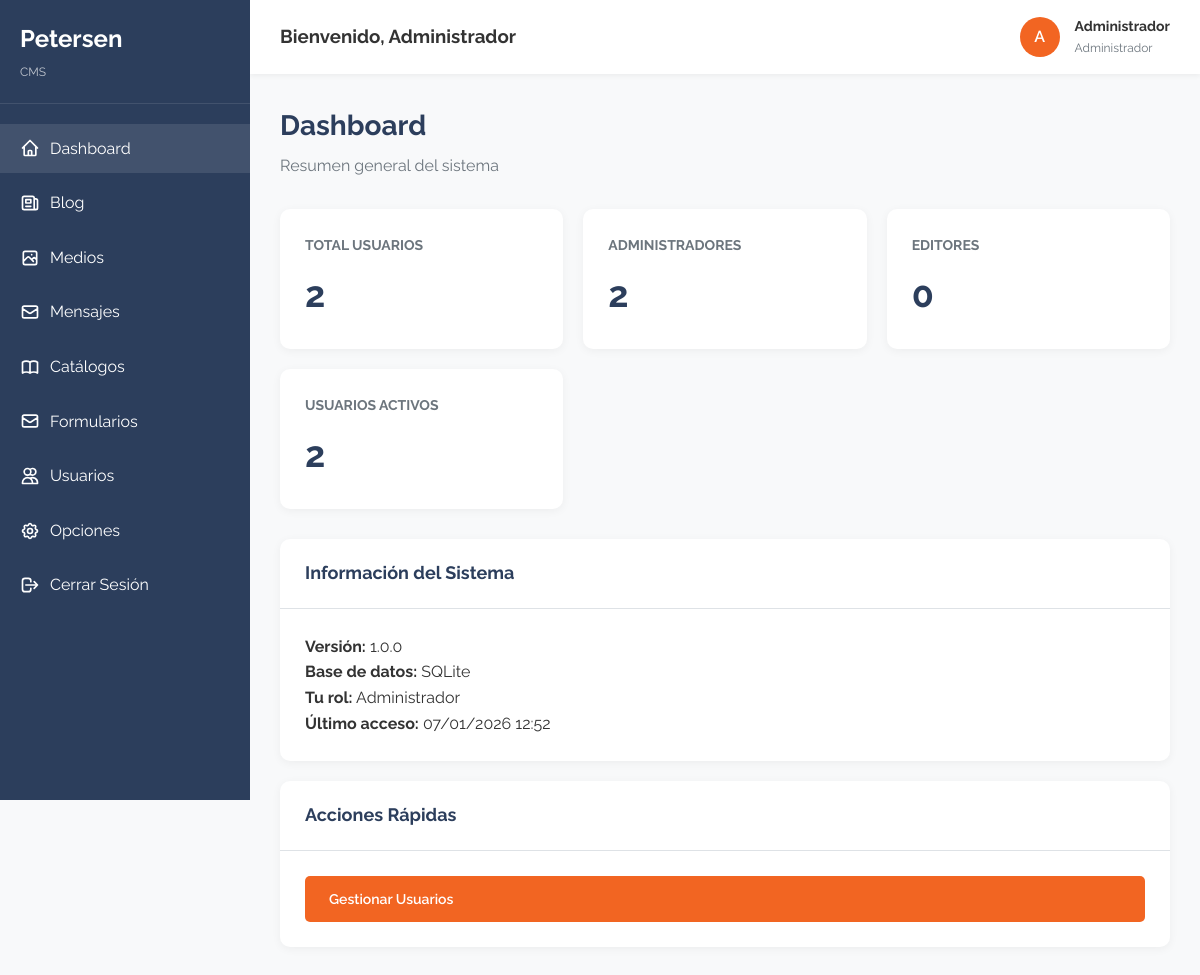
Screenshot of /cms/index.php (signed in) with the database file from the repository.
### tables this page shows
CREATE TABLE users (
                id INTEGER PRIMARY KEY AUTOINCREMENT,
                username VARCHAR(50) UNIQUE NOT NULL,
                email VARCHAR(100) UNIQUE NOT NULL,
                password VARCHAR(255) NOT NULL,
                full_name VARCHAR(100) NOT NULL,
                role VARCHAR(20) NOT NULL DEFAULT 'editor',
                status VARCHAR(20) NOT NULL DEFAULT 'active',
                created_at DATETIME DEFAULT CURRENT_TIMESTAMP,
                updated_at DATETIME DEFAULT CURRENT_TIMESTAMP,
                last_login DATETIME
            );

### cms/includes/database.php (called while the page is built, shortened)
<?php
class Database {
    private static $instance = null;
    private $db;
    private function __construct() {
        try {
            $dbDir = dirname(DB_PATH);
            $this->db = new PDO('sqlite:' . DB_PATH);
            $this->db->setAttribute(PDO::ATTR_ERRMODE, PDO::ERRMODE_EXCEPTION);
            $this->db->setAttribute(PDO::ATTR_DEFAULT_FETCH_MODE, PDO::FETCH_ASSOC);
            $this->initDatabase();
        } catch (PDOException $e) {
            die('Error de conexión: ' . $e->getMessage());
        }
    }
    public static function getInstance() {
        if (self::$instance === null) {
            self::$instance = new self();
        }
        return self::$instance;
    }
    public function getConnection() {
        return $this->db;
    }
    private function initDatabase() {
        $this->db->exec("
            CREATE TABLE IF NOT EXISTS users (
                id INTEGER PRIMARY KEY AUTOINCREMENT,
                username VARCHAR(50) UNIQUE NOT NULL,
                email VARCHAR(100) UNIQUE NOT NULL,
                password VARCHAR(255) NOT NULL,
                full_name VARCHAR(100) NOT NULL,
                role VARCHAR(20) NOT NULL DEFAULT 'editor',
                status VARCHAR(20) NOT NULL DEFAULT 'active',
                created_at DATETIME DEFAULT CURRENT_TIMESTAMP,
                updated_at DATETIME DEFAULT CURRENT_TIMESTAMP,
                last_login DATETIME
            )
        ");
        $this->db->exec("CREATE INDEX IF NOT EXISTS idx_username ON users(username)");
        $this->db->exec("CREATE INDEX IF NOT EXISTS idx_email ON users(email)");
        $this->db->exec("CREATE INDEX IF NOT EXISTS idx_role ON users(role)");
        $this->db->exec("
            CREATE TABLE IF NOT EXISTS blog_posts (
                id INTEGER PRIMARY KEY AUTOINCREMENT,
                title VARCHAR(255) NOT NULL,
                slug VARCHAR(255) UNIQUE NOT NULL,
                excerpt TEXT,
                content TEXT NOT NULL,
                featured_image VARCHAR(255),
                author_id INTEGER NOT NULL,
                status VARCHAR(20) NOT NULL DEFAULT 'draft',
                published_at DATETIME,
                created_at DATETIME DEFAULT CURRENT_TIMESTAMP,
                updated_at DATETIME DEFAULT CURRENT_TIMESTAMP,
                FOREIGN KEY (author_id) REFERENCES users(id)
            )
        ");
        $this->db->exec("CREATE INDEX IF NOT EXISTS idx_blog_slug ON blog_posts(slug)");
        $this->db->exec("CREATE INDEX IF NOT EXISTS idx_blog_status ON blog_posts(status)");
        $this->db->exec("CREATE INDEX IF NOT EXISTS idx_blog_author ON blog_posts(author_id)");
        $this->db->exec("CREATE INDEX IF NOT EXISTS idx_blog_published ON blog_posts(published_at)");
        $this->db->exec("
            CREATE TABLE IF NOT EXISTS media (
                id INTEGER PRIMARY KEY AUTOINCREMENT,
                filename VARCHAR(255) NOT NULL,
                original_filename VARCHAR(255) NOT NULL,
                filepath VARCHAR(500) NOT NULL,
                file_type VARCHAR(50) NOT NULL,
                mime_type VARCHAR(100) NOT NULL,
                file_size INTEGER NOT NULL,
                width INTEGER,
                height INTEGER,
                title VARCHAR(255),
                alt_text VARCHAR(255),
                description TEXT,
                uploaded_by INTEGER NOT NULL,
                created_at DATETIME DEFAULT CURRENT_TIMESTAMP,
                FOREIGN KEY (uploaded_by) REFERENCES users(id)
            )
        ");
        $this->db->exec("CREATE INDEX IF NOT EXISTS idx_media_type ON media(file_type)");
        $this->db->exec("CREATE INDEX IF NOT EXISTS idx_media_mime ON media(mime_type)");
        $this->db->exec("CREATE INDEX IF NOT EXISTS idx_media_uploaded ON media(uploaded_by)");
        $this->db->exec("CREATE INDEX IF NOT EXISTS idx_media_created ON media(created_at)");
        $this->db->exec("
            CREATE TABLE IF NOT EXISTS form_settings (
                id INTEGER PRIMARY KEY AUTOINCREMENT,
                form_type VARCHAR(50) UNIQUE NOT NULL,
                form_name VARCHAR(100) NOT NULL,
                emails TEXT NOT NULL,
                whatsapp VARCHAR(20),
                created_at DATETIME DEFAULT CURRENT_TIMESTAMP,
                updated_at DATETIME DEFAULT CURRENT_TIMESTAMP
            )
        ");
        $this->db->exec("CREATE INDEX IF NOT EXISTS idx_form_type ON form_settings(form_type)");
        $stmt = $this->db->query("SELECT COUNT(*) as count FROM form_settings");
        $result = $stmt->fetch();
        $stmt = $this->db->query("SELECT COUNT(*) as count FROM users WHERE role = 'administrador'");
        $result = $stmt->fetch();
    }
}

### cms/includes/auth.php (called while the page is built, shortened)
<?php
require_once __DIR__ . '/database.php';
class Auth {
    private $db;
    public function __construct() {
        $this->db = Database::getInstance()->getConnection();
    }
    public function isLoggedIn() {
        return isset($_SESSION['user_id']);
    }
    public function isAdmin() {
        return isset($_SESSION['role']) && $_SESSION['role'] === 'administrador';
    }
    public function getCurrentUser() {
        try {
            $stmt = $this->db->prepare("SELECT * FROM users WHERE id = :id");
            $stmt->execute(['id' => $_SESSION['user_id']]);
            return $stmt->fetch();
        } catch (PDOException $e) {
            return null;
        }
    }
}

### cms/includes/user.php (called while the page is built, shortened)
<?php
require_once __DIR__ . '/database.php';
class User {
    private $db;
    public function __construct() {
        $this->db = Database::getInstance()->getConnection();
    }
    public function getStats() {
        try {
            $stmt = $this->db->query("
                SELECT
                    COUNT(*) as total,
                    SUM(CASE WHEN role = 'administrador' THEN 1 ELSE 0 END) as admins,
                    SUM(CASE WHEN role = 'editor' THEN 1 ELSE 0 END) as editors,
                    SUM(CASE WHEN status = 'active' THEN 1 ELSE 0 END) as active
                FROM users
            ");
            return $stmt->fetch();
        } catch (PDOException $e) {
            return ['total' => 0, 'admins' => 0, 'editors' => 0, 'active' => 0];
        }
    }
}

### cms/index.php (the view, shortened to what this page needs)
<?php
require_once 'includes/header.php';
require_once 'includes/user.php';
$userModel = new User();
$stats = $userModel->getStats();
?>
<div class="page-header">
    <h1>Dashboard</h1>
    <p>Resumen general del sistema</p>
</div>
<div class="stats-grid">
    <div class="stat-card">
        <h3>Total Usuarios</h3>
        <div class="stat-value"><?php echo $stats['total']; ?></div>
    </div>
    <div class="stat-card">
        <h3>Administradores</h3>
        <div class="stat-value"><?php echo $stats['admins']; ?></div>
    </div>
    <div class="stat-card">
        <h3>Editores</h3>
        <div class="stat-value"><?php echo $stats['editors']; ?></div>
    </div>
    <div class="stat-card">
        <h3>Usuarios Activos</h3>
        <div class="stat-value"><?php echo $stats['active']; ?></div>
    </div>
</div>
<div class="card">
    <div class="card-header">
        <h2>Información del Sistema</h2>
    </div>
    <div class="card-body">
        <p><strong>Versión:</strong> 1.0.0</p>
        <p><strong>Base de datos:</strong> SQLite</p>
        <p><strong>Tu rol:</strong> <?php echo ucfirst($currentUser['role']); ?></p>
        <p><strong>Último acceso:</strong> <?php echo $currentUser['last_login'] ? date('d/m/Y H:i', strtotime($currentUser['last_login'])) : 'Primer acceso'; ?></p>
    </div>
</div>
<?php if ($auth->isAdmin()): ?>
<div class="card">
    <div class="card-header">
        <h2>Acciones Rápidas</h2>
    </div>
    <div class="card-body">
        <a href="users.php" class="btn btn-primary">Gestionar Usuarios</a>
    </div>
</div>
<?php endif; ?>
<?php require_once 'includes/footer.php'; ?>

### cms/includes/header.php (shortened to what this page needs)
<?php
require_once __DIR__ . '/auth.php';
$auth = new Auth();
$auth->requireLogin();
$currentUser = $auth->getCurrentUser();
$currentPage = basename($_SERVER['PHP_SELF'], '.php');
?>
<!DOCTYPE html>
<html lang="es">
<head>
    <link rel="stylesheet" href="<?php echo CMS_URL; ?>/assets/css/admin.css">
</head>
<body>
    <div class="admin-wrapper">
        <aside class="sidebar">
            <div class="sidebar-logo">
                <h2>Petersen</h2>
                <p>CMS</p>
            </div>
            <ul class="sidebar-menu">
                <li>
                    <a href="index.php" class="<?php echo $currentPage === 'index' ? 'active' : ''; ?>">
                        <svg fill="none" stroke="currentColor" viewBox="0 0 24 24">
                            <path stroke-linecap="round" stroke-linejoin="round" stroke-width="2" d="M3 12l2-2m0 0l7-7 7 7M5 10v10a1 1 0 001 1h3m10-11l2 2m-2-2v10a1 1 0 01-1 1h-3m-6 0a1 1 0 001-1v-4a1 1 0 011-1h2a1 1 0 011 1v4a1 1 0 001 1m-6 0h6"></path>
                        </svg>
                        <span>Dashboard</span>
                    </a>
                </li>
                <li>
                    <a href="blog.php" class="<?php echo $currentPage === 'blog' ? 'active' : ''; ?>">
                        <svg fill="none" stroke="currentColor" viewBox="0 0 24 24">
                            <path stroke-linecap="round" stroke-linejoin="round" stroke-width="2" d="M19 20H5a2 2 0 01-2-2V6a2 2 0 012-2h10a2 2 0 012 2v1m2 13a2 2 0 01-2-2V7m2 13a2 2 0 002-2V9a2 2 0 00-2-2h-2m-4-3H9M7 16h6M7 8h6v4H7V8z"></path>
                        </svg>
                        <span>Blog</span>
                    </a>
                </li>
                <li>
                    <a href="media.php" class="<?php echo $currentPage === 'media' ? 'active' : ''; ?>">
                        <svg fill="none" stroke="currentColor" viewBox="0 0 24 24">
                            <path stroke-linecap="round" stroke-linejoin="round" stroke-width="2" d="M4 16l4.586-4.586a2 2 0 012.828 0L16 16m-2-2l1.586-1.586a2 2 0 012.828 0L20 14m-6-6h.01M6 20h12a2 2 0 002-2V6a2 2 0 00-2-2H6a2 2 0 00-2 2v12a2 2 0 002 2z"></path>
                        </svg>
                        <span>Medios</span>
                    </a>
                </li>
                <li>
                    <a href="messages.php" class="<?php echo $currentPage === 'messages' ? 'active' : ''; ?>">
                        <svg fill="none" stroke="currentColor" viewBox="0 0 24 24">
                            <path stroke-linecap="round" stroke-linejoin="round" stroke-width="2" d="M3 8l7.89 5.26a2 2 0 002.22 0L21 8M5 19h14a2 2 0 002-2V7a2 2 0 00-2-2H5a2 2 0 00-2 2v10a2 2 0 002 2z"></path>
                        </svg>
                        <span>Mensajes</span>
                    </a>
                </li>
                <li>
                    <a href="catalogs.php" class="<?php echo $currentPage === 'catalogs' || $currentPage === 'catalog-leads' ? 'active' : ''; ?>">
                        <span>Catálogos</span>
                    </a>
                </li>
                <li>
                    <a href="form-settings.php" class="<?php echo $currentPage === 'form-settings' ? 'active' : ''; ?>">
                        <svg fill="none" stroke="currentColor" viewBox="0 0 24 24">
                            <path stroke-linecap="round" stroke-linejoin="round" stroke-width="2" d="M3 8l7.89 5.26a2 2 0 002.22 0L21 8M5 19h14a2 2 0 002-2V7a2 2 0 00-2-2H5a2 2 0 00-2 2v10a2 2 0 002 2z"></path>
                        </svg>
                        <span>Formularios</span>
                    </a>
                </li>
                <?php if ($auth->isAdmin()): ?>
                <li>
                    <a href="users.php" class="<?php echo $currentPage === 'users' ? 'active' : ''; ?>">
                        <svg fill="none" stroke="currentColor" viewBox="0 0 24 24">
                            <path stroke-linecap="round" stroke-linejoin="round" stroke-width="2" d="M12 4.354a4 4 0 110 5.292M15 21H3v-1a6 6 0 0112 0v1zm0 0h6v-1a6 6 0 00-9-5.197M13 7a4 4 0 11-8 0 4 4 0 018 0z"></path>
                        </svg>
                        <span>Usuarios</span>
                    </a>
                </li>
                <li>
                    <a href="site-options.php" class="<?php echo $currentPage === 'site-options' ? 'active' : ''; ?>">
                        <span>Opciones</span>
                    </a>
                </li>
                <?php endif; ?>
                <li>
                    <a href="logout.php">
                        <svg fill="none" stroke="currentColor" viewBox="0 0 24 24">
                            <path stroke-linecap="round" stroke-linejoin="round" stroke-width="2" d="M17 16l4-4m0 0l-4-4m4 4H7m6 4v1a3 3 0 01-3 3H6a3 3 0 01-3-3V7a3 3 0 013-3h4a3 3 0 013 3v1"></path>
                        </svg>
                        <span>Cerrar Sesión</span>
                    </a>
                </li>
            </ul>
        </aside>
        <main class="main-content">
            <div class="top-bar">
                <div>
                    <h3>Bienvenido, <?php echo htmlspecialchars($currentUser['full_name']); ?></h3>
                </div>
                <div class="user-info">
                    <div class="user-avatar">
                        <?php echo strtoupper(substr($currentUser['full_name'], 0, 1)); ?>
                    </div>
                    <div class="user-details">
                        <h4><?php echo htmlspecialchars($currentUser['full_name']); ?></h4>
                        <p><?php echo ucfirst($currentUser['role']); ?></p>
                    </div>
                </div>
            </div>
            <div class="content-area">

### rows the page displays
users: full_name "Administrador", full_name "A", role "Administrador", last_login "07/01/2026 12:52"

### other values shown
$stats['total'] "2"
$stats['admins'] "2"
$stats['editors'] "0"
$stats['active'] "2"
